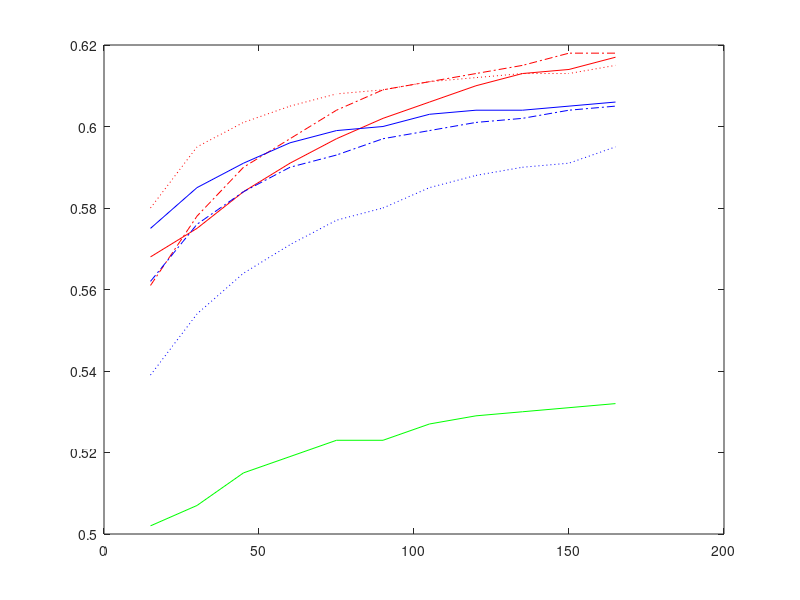

MATLAB code to generate this figure: (Note: this script raises an error after producing the figure.)
%% pH Plotting

time = [15	30	45	60	75	90	105	120	135	150	165];

ph3_6a = [0.58	0.595	0.601	0.605	0.608	0.609	0.611	0.612	0.613	0.613	0.615];
ph3_6b = [0.561	0.578	0.59	0.597	0.604	0.609	0.611	0.613	0.615	0.618	0.618];
ph3_6c = [0.568	0.575	0.584	0.591	0.597	0.602	0.606	0.61	0.613	0.614	0.617];

ph4_4a = [0.539	0.554	0.564	0.571	0.577	0.58	0.585	0.588	0.59	0.591	0.595];
ph4_4b = [0.562	0.576	0.584	0.59	0.593	0.597	0.599	0.601	0.602	0.604	0.605];
ph4_4c = [0.575	0.585	0.591	0.596	0.599	0.6	0.603	0.604	0.604	0.605	0.606];

ph5_9a = [0.502	0.507	0.515	0.519	0.523	0.523	0.527	0.529	0.53	0.531	0.532];


figure(1)
plot(time,ph3_6a,'r:')
hold on
plot(time,ph3_6b,'r-.')
plot(time,ph3_6c,'r-')
plot(time,ph4_4a,'b:')
plot(time,ph4_4b,'b-.')
plot(time,ph4_4c,'b-')
plot(time,ph5_9a,'g-')
hold off
legend('pH 3.6 trial 1', 'pH 3.6 trial 2', 'pH 3.6 trial 3', 'pH 4.4 trial 1','pH 4.4 trial 2','pH 4.4 trial 3','pH 5.9',0)
title('Voltage between Ti and Zn rods over time in different pH solutions')
ylabel('Voltage (V)')
xlabel('Time (s)')

